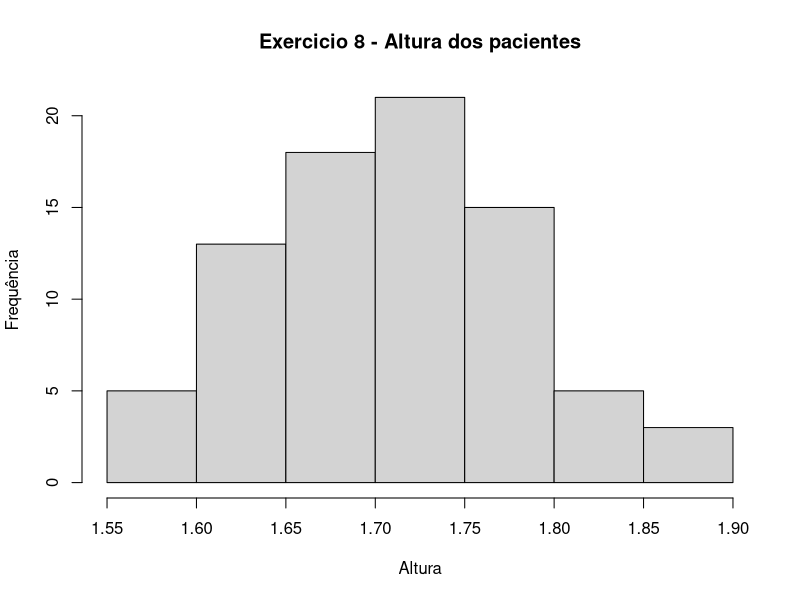

This figure's R source:
library(readxl)
exercicio8 <- read_excel("dados/exercicio8.xls")

freq <- table(exercicio8$'Altura dos pacientes');
freq

hist(exercicio8$'Altura dos pacientes',  xlab = "Altura", ylab = "Frequência", main="Exercicio 8 - Altura dos pacientes")
dev.copy(device = jpeg, file = "graficos/exercicio8_grafico1.jpeg", width = 600, height = 500, res = 100)
dev.off()

